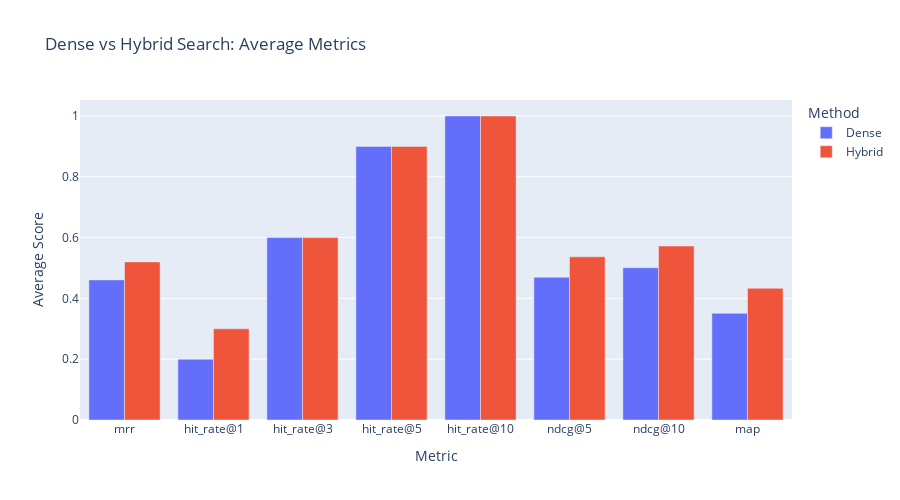

Notebook code for this chart:
### Markdown cell above
## 5. Bar Chart Comparison

### Code cell
fig = px.bar(
    df_metrics,
    x="Metric",
    y="Score",
    color="Method",
    barmode="group",
    title="Dense vs Hybrid Search: Average Metrics",
    labels={"Score": "Average Score"},
    color_discrete_map={"Dense": "#636EFA", "Hybrid": "#EF553B"}
)
fig.update_layout(height=500)
fig.show()

### Figure 1 — Plotly figure (JSON) as saved in the notebook; plotly's stock layout.template omitted (floating-point values rounded to 4 significant figures)
{"data": [{"alignmentgroup": "True", "hovertemplate": "Method=Dense<br>Metric=%{x}<br>Average Score=%{y}<extra></extra>", "legendgroup": "Dense", "marker": {"color": "#636EFA", "pattern": {"shape": ""}}, "name": "Dense", "offsetgroup": "Dense", "orientation": "v", "showlegend": true, "textposition": "auto", "type": "bar", "x": ["mrr", "hit_rate@1", "hit_rate@3", "hit_rate@5", "hit_rate@10", "ndcg@5", "ndcg@10", "map"], "xaxis": "x", "y": [0.4608, 0.2, 0.6, 0.9, 1.0, 0.4694, 0.5009, 0.3508], "yaxis": "y"}, {"alignmentgroup": "True", "hovertemplate": "Method=Hybrid<br>Metric=%{x}<br>Average Score=%{y}<extra></extra>", "legendgroup": "Hybrid", "marker": {"color": "#EF553B", "pattern": {"shape": ""}}, "name": "Hybrid", "offsetgroup": "Hybrid", "orientation": "v", "showlegend": true, "textposition": "auto", "type": "bar", "x": ["mrr", "hit_rate@1", "hit_rate@3", "hit_rate@5", "hit_rate@10", "ndcg@5", "ndcg@10", "map"], "xaxis": "x", "y": [0.52, 0.3, 0.6, 0.9, 1.0, 0.5368, 0.5724, 0.4333], "yaxis": "y"}], "layout": {"barmode": "group", "height": 500, "legend": {"title": {"text": "Method"}, "tracegroupgap": 0}, "title": {"text": "Dense vs Hybrid Search: Average Metrics"}, "xaxis": {"anchor": "y", "domain": [0, 1], "title": {"text": "Metric"}}, "yaxis": {"anchor": "x", "domain": [0, 1], "title": {"text": "Average Score"}}}}
